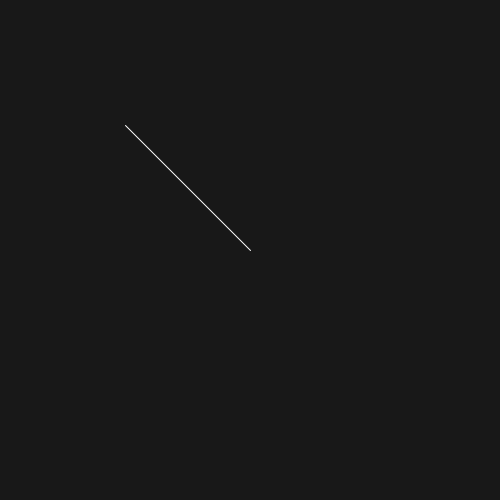
Frame 1 (no input)
Frame 60 (the mouse pressed at the canvas centre just before this capture): identical to frame 1, image omitted
Frame 120 (the mouse held since frame 60 and released just before this capture): blank canvas, image omitted

The Processing sketch that drew this single still picture (run headless with seeded random() and noise(); from frame 60 on, the mouse is pressed at the canvas centre):

// Processing sketch: CH1_4VectorMultiplication
// ── CH1_4VectorMultiplication.pde
PVector mouse;
PVector center;

void setup() {
    size (500, 500);
    background(24);
    stroke(255);
    fill(255);
}

void draw() {
    mouse = new PVector(mouseX, mouseY);
    center = new PVector(width/2, height/2);
    mouse.sub(center);
    mouse.mult(0.5);

    background(24);
    translate(width/2, height/2);
    line(0, 0, mouse.x, mouse.y);
}
